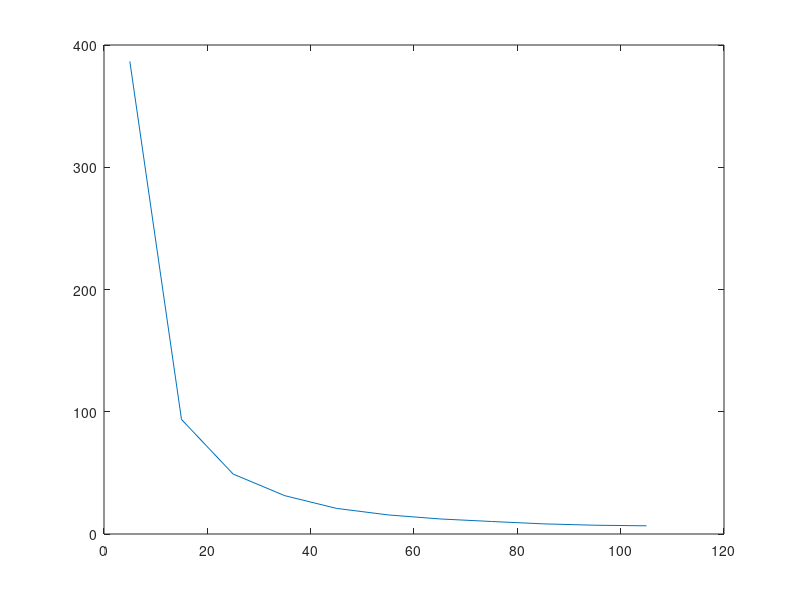

The MATLAB script that drew this image: (Note: this script raises an error after producing the figure.)
clc;
clear;
format long e;
% parameters are 
% I=current
% sigma=Conductivities. array from Nth layer(last layer Conductivity will be first)
% th=thickness array from Nth layer(last layer thickness will be first)
% offset=electrode distance array,offset values
%arraytype= 1=pole pole, 2=wenner, 3=dipole dipole, 4=schlumberger

I=0.1;
rs=[6,7,10,20,390];
sigma=1./rs;
th=[0,5,10,15,10];
offset=[5,15,25,35,45,55,65,75,85,95,105];
% question 1h wenner data test
testrho=[386.6,93.7,49.02,31.34,20.95,15.62,12.32,10.24,8.302,7.189,6.703];
hplot1=plot(offset,testrho,'DisplayName', 'Real Data');
hold on
arraytype=2;
[deltaV,qapp]=ArrayCalc(arraytype,I,sigma,th,offset);
hplot2=plot(offset,qapp,'DisplayName', 'Test Data');
hold off
legend ([hplot1, hplot2])
xlabel('offset(m)')
ylabel('apparent resistivity (ohmm)')
grid on;